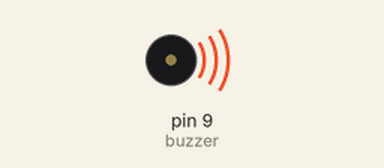
Bench run of a sketch on a simulated Arduino Uno, built with avr-gcc and run on an emulated ATmega328P. Parts: buzzer (waves = sounding).

Above: at 0.1 s.
Timing chart, 0 to 3.0 s (numbered marks = the images above):
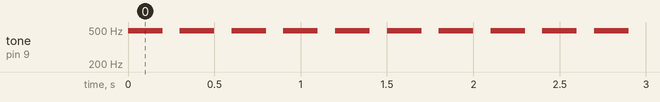

Measured:
- by itself, tone on pin 9 (buzzer): alternates 490 Hz for 0.20 s and silent for 0.10 s

The sketch:

Projekt_11-Buzzer.ino
```cpp
/******************************************
  Projekt 11 - Buzzer
  En buzzer/summer skapar enkla ljud.

  http://www.arduino.cc/en/Tutorial/Tone
********************************************/

int buzzer = 9;

void setup() {
}

void loop() {
  tone(buzzer, 490);
  delay(200);
  noTone(buzzer);
  delay(100);
}
```
